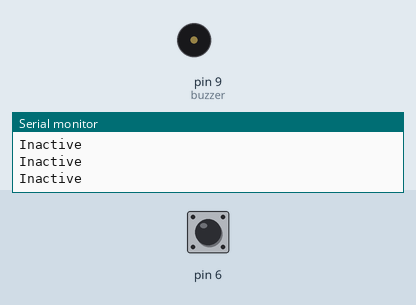
Simulated run of this sketch. Board: Arduino Uno, built with avr-gcc and run on an emulated ATmega328P. On the bench: buzzer (waves = sounding), the last lines printed to the serial monitor. The inputs (shaded band) are chosen by the test bench; at power-on: pin 6 LOW.

Above: at 1.2 s.
1.3 s: pin 6 driven HIGH
At 1.7 s:
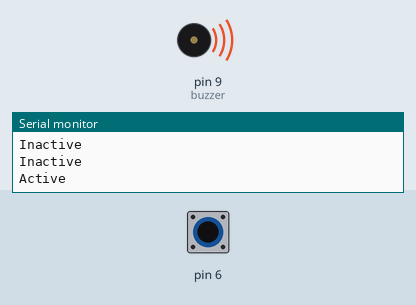
4.3 s: pin 6 driven LOW
At 5.3 s:
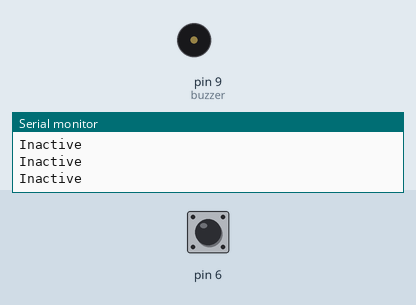
7.3 s: pin 6 pulsed HIGH 2 times (0.12 s each, 0.3 s apart)
At 7.7 s:
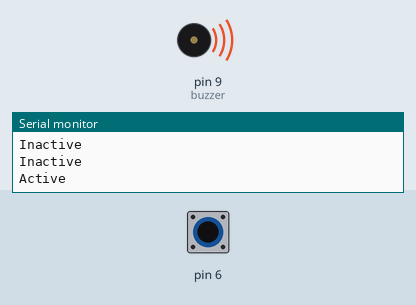
10.9 s: pin 6 pulsed HIGH 2 times (0.12 s each, 0.3 s apart)
At 12.3 s:
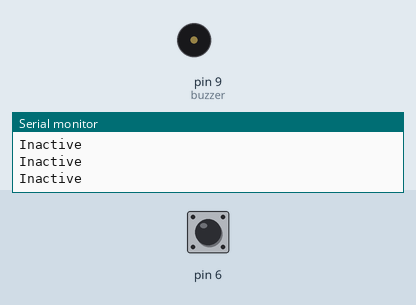
Timing chart, 0 to 13.9 s (numbered marks = the images above; inputs shaded):
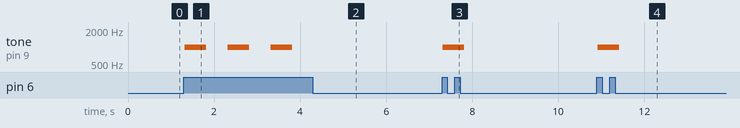

Measured:
- after the input at 1.3 s, tone on pin 9 (buzzer): alternates 1000 Hz for 0.50 s and silent for 0.50 s, starting at once
- after the input at 4.3 s, tone on pin 9 (buzzer): stops changing and stays silent
- after the input at 7.3 s, tone on pin 9 (buzzer): silent → 1000 Hz at once, → silent 0.50 s later
- after the input at 10.9 s, tone on pin 9 (buzzer): silent → 1000 Hz at once, → silent 0.50 s later

The sketch:

Mona.ino
```cpp
const int buzzer = 9;

void setup() {

  Serial.begin(9600);
  pinMode(6, INPUT);

  pinMode(buzzer, OUTPUT);
}

void loop() {

  if (digitalRead(6) == HIGH) {
    Serial.println("Active");

    tone(buzzer, 1000);
    delay(500);
    noTone(buzzer);
    delay(500);
  }
  else {
    Serial.println("Inactive");
  }


}
```
